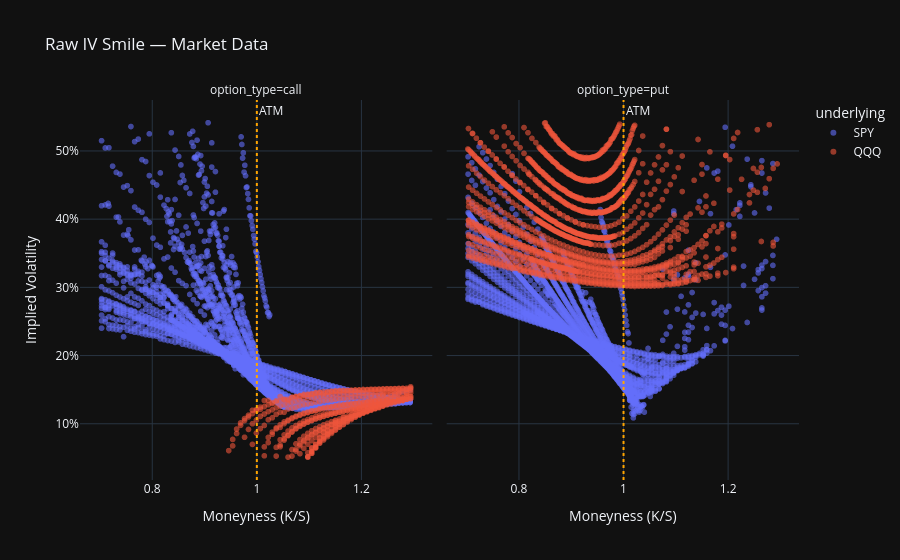

Notebook code for this chart:
### Code cell
# IV smile — raw market data scatter
fig = px.scatter(df, x='moneyness', y='iv', color='underlying',
                 facet_col='option_type', opacity=0.6,
                 title='Raw IV Smile — Market Data',
                 labels={'iv': 'Implied Volatility', 'moneyness': 'Moneyness (K/S)'},
                 template='plotly_dark')
fig.update_yaxes(tickformat='.0%')
fig.add_vline(x=1.0, line_dash='dot', line_color='orange', annotation_text='ATM')
fig.show()

### Figure 1 — Plotly figure (JSON) as saved in the notebook; plotly's stock layout.template omitted (floating-point values rounded to 4 significant figures; data arrays with more than 128 entries replaced by an {"elided": "..."} marker saying what was removed)
{"data": [{"hovertemplate": "underlying=SPY<br>option_type=call<br>Moneyness (K/S)=%{x}<br>Implied Volatility=%{y}<extra></extra>", "legendgroup": "SPY", "marker": {"color": "#636efa", "opacity": 0.6, "symbol": "circle"}, "mode": "markers", "name": "SPY", "showlegend": true, "type": "scattergl", "x": {"elided": "2641 float values"}, "xaxis": "x", "y": {"elided": "2641 float values"}, "yaxis": "y"}, {"hovertemplate": "underlying=SPY<br>option_type=put<br>Moneyness (K/S)=%{x}<br>Implied Volatility=%{y}<extra></extra>", "legendgroup": "SPY", "marker": {"color": "#636efa", "opacity": 0.6, "symbol": "circle"}, "mode": "markers", "name": "SPY", "showlegend": false, "type": "scattergl", "x": {"elided": "2541 float values"}, "xaxis": "x2", "y": {"elided": "2541 float values"}, "yaxis": "y2"}, {"hovertemplate": "underlying=QQQ<br>option_type=call<br>Moneyness (K/S)=%{x}<br>Implied Volatility=%{y}<extra></extra>", "legendgroup": "QQQ", "marker": {"color": "#EF553B", "opacity": 0.6, "symbol": "circle"}, "mode": "markers", "name": "QQQ", "showlegend": true, "type": "scattergl", "x": {"elided": "538 float values"}, "xaxis": "x", "y": {"elided": "538 float values"}, "yaxis": "y"}, {"hovertemplate": "underlying=QQQ<br>option_type=put<br>Moneyness (K/S)=%{x}<br>Implied Volatility=%{y}<extra></extra>", "legendgroup": "QQQ", "marker": {"color": "#EF553B", "opacity": 0.6, "symbol": "circle"}, "mode": "markers", "name": "QQQ", "showlegend": false, "type": "scattergl", "x": {"elided": "1711 float values"}, "xaxis": "x2", "y": {"elided": "1711 float values"}, "yaxis": "y2"}], "layout": {"annotations": [{"showarrow": false, "text": "option_type=call", "x": 0.245, "xanchor": "center", "xref": "paper", "y": 1, "yanchor": "bottom", "yref": "paper"}, {"showarrow": false, "text": "option_type=put", "x": 0.755, "xanchor": "center", "xref": "paper", "y": 1, "yanchor": "bottom", "yref": "paper"}, {"showarrow": false, "text": "ATM", "x": 1, "xanchor": "left", "xref": "x", "y": 1, "yanchor": "top", "yref": "y domain"}, {"showarrow": false, "text": "ATM", "x": 1, "xanchor": "left", "xref": "x2", "y": 1, "yanchor": "top", "yref": "y2 domain"}], "legend": {"title": {"text": "underlying"}, "tracegroupgap": 0}, "shapes": [{"line": {"color": "orange", "dash": "dot"}, "type": "line", "x0": 1, "x1": 1, "xref": "x", "y0": 0, "y1": 1, "yref": "y domain"}, {"line": {"color": "orange", "dash": "dot"}, "type": "line", "x0": 1, "x1": 1, "xref": "x2", "y0": 0, "y1": 1, "yref": "y2 domain"}], "title": {"text": "Raw IV Smile — Market Data"}, "xaxis": {"anchor": "y", "domain": [0, 0.49], "title": {"text": "Moneyness (K/S)"}}, "xaxis2": {"anchor": "y2", "domain": [0.51, 1], "matches": "x", "title": {"text": "Moneyness (K/S)"}}, "yaxis": {"anchor": "x", "domain": [0, 1], "tickformat": ".0%", "title": {"text": "Implied Volatility"}}, "yaxis2": {"anchor": "x2", "domain": [0, 1], "matches": "y", "showticklabels": false, "tickformat": ".0%"}}}
